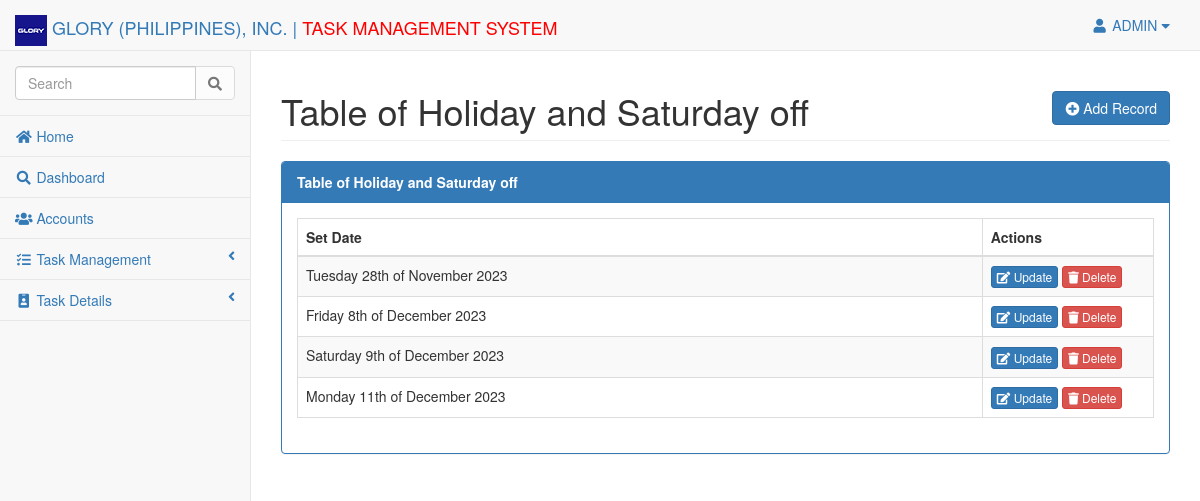
Page /admin/dayoff.php (signed in) on the committed database.
### tables this page shows
CREATE TABLE `day_off` (
  `id` int(11) NOT NULL,
  `date_off` date NOT NULL,
  `status` tinyint(1) NOT NULL
);

### admin/dayoff.php (the view, shortened to what this page needs)
<?php
include('../include/header.php');
include('../include/connect.php');
$sql = mysqli_query($con,"SELECT DISTINCT date_off,id FROM `day_off` WHERE status=true");  ?>
<html>
<head>
<link href="../vendor/font-awesome/css/fontawesome.css" rel="stylesheet">
<link href="../vendor/font-awesome/css/brands.css" rel="stylesheet">
<link href="../vendor/font-awesome/css/solid.css" rel="stylesheet">
</head>
<body>
<div id="page-wrapper">
    <div class="row">
        <div class="col-lg-12">
            <h1 class="page-header">Table of Holiday and Saturday off
            <a href="dayoff_add.php"><button type="button" class="btn btn-primary pull-right"><span class="fa fa-plus-circle"> </span> Add Record</button></a>
            </h1>
        </div>
    </div>
    <div class="row">
        <div class="col-lg-12">
            <div class="panel panel-primary">
                <div class="panel-heading">
                   <strong>Table of Holiday and Saturday off </strong>
                </div>
                <div class="panel-body">
                    <div class="table-responsive">
                        <table width="100%" class="table table-striped table-bordered table-hover " id="rev-table">
                            <thead>
                                <tr>
                                    <th width="80%">Set Date</th>
                                    <th  width="20%">Actions</th>
                                </tr>
                            </thead>
                            <tbody>
                                <tr>
                                    <?php
                                    while($row = mysqli_fetch_array($sql)) {  ?>
                                    <td><?php echo date("l jS \of F Y ",strtotime($row['date_off']));  ?></td>
                                    <td>
                                        <a href="dayoff_edit.php?id=<?php echo $row['id']; ?>" ><button type="button" class="btn btn-primary btn-xs"><span class="fa fa-edit"> </span> Update</button></a>
                                        <a href="dayoff_update.php?id=<?php echo $row['id']; ?>&option=delete&setdate=<?php echo $row['date_off']; ?>" ><button type="button" class="btn btn-danger btn-xs"><span class="fa fa-trash"> </span> Delete</button></a>
                                    </td>
                                </tr>
                                <?php } ?>
                            </tbody>
                        </table>
                    </div>
                </div>
            </div>
        </div>
    </div>
</div>
</body>
</html>

### assets/css/sb-admin-2.css (style rules this page uses)
html, body { background-color: #f8f8f8; height: 100%; }
#page-wrapper { padding: 0 15px; min-height: 100%; background-color: white; }
@media (min-width: 768px) { #page-wrapper { position: inherit; margin: 0 0 0 250px; padding: 0 30px; border-left: 1px solid #e7e7e7; } }

### rows in the picture
day_off: date_off "Tuesday 28th of November 2023"
day_off: date_off "Friday 8th of December 2023"
day_off: date_off "Saturday 9th of December 2023"
day_off: date_off "Monday 11th of December 2023"

### other values in the picture
$username "ADMIN"
